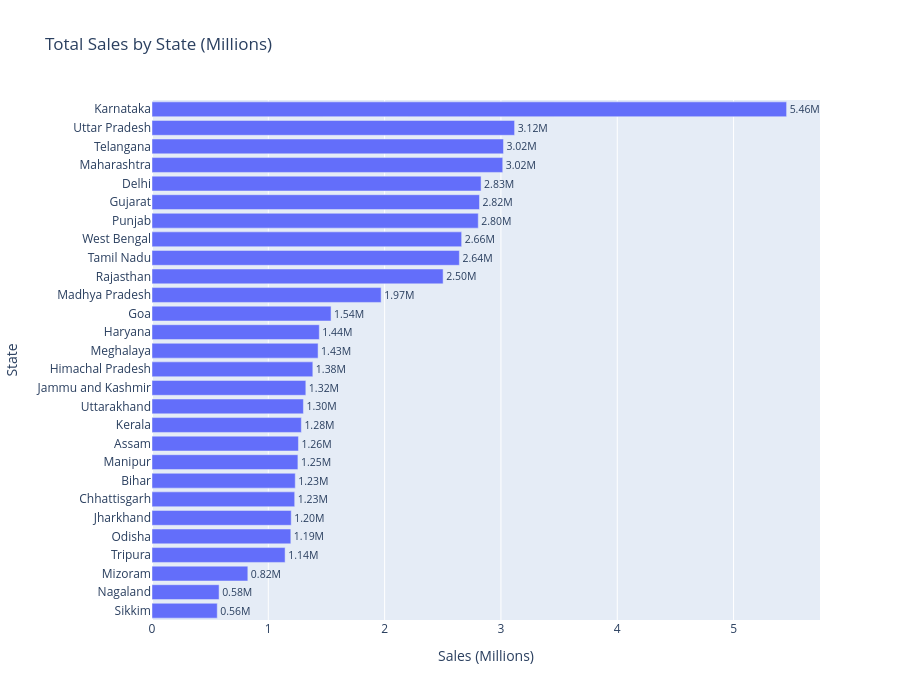

Write notebook code for a chart like this one.
### Code cell
fig = px.bar(
    state_sales,
    x="sales_million",
    y="state",
    orientation="h",
    text="sales_million",
    title="Total Sales by State (Millions)"
)

fig.update_traces(
    texttemplate='%{text:.2f}M',
    textposition='outside'
)

fig.update_layout(
    xaxis_title="Sales (Millions)",
    yaxis_title="State",
    showlegend=False,
    height=700
)

fig.show()

### Figure 1 — Plotly figure (JSON) as saved in the notebook; plotly's stock layout.template omitted (floating-point values rounded to 4 significant figures)
{"data": [{"hovertemplate": "sales_million=%{text}<br>state=%{y}<extra></extra>", "legendgroup": "", "marker": {"color": "#636efa", "pattern": {"shape": ""}}, "name": "", "orientation": "h", "showlegend": false, "text": [0.561, 0.5768, 0.8239, 1.144, 1.194, 1.197, 1.227, 1.232, 1.254, 1.259, 1.284, 1.302, 1.323, 1.383, 1.428, 1.438, 1.539, 1.97, 2.503, 2.643, 2.662, 2.805, 2.816, 2.829, 3.016, 3.022, 3.117, 5.456], "textposition": "outside", "texttemplate": "%{text:.2f}M", "type": "bar", "x": [0.561, 0.5768, 0.8239, 1.144, 1.194, 1.197, 1.227, 1.232, 1.254, 1.259, 1.284, 1.302, 1.323, 1.383, 1.428, 1.438, 1.539, 1.97, 2.503, 2.643, 2.662, 2.805, 2.816, 2.829, 3.016, 3.022, 3.117, 5.456], "xaxis": "x", "y": ["Sikkim", "Nagaland", "Mizoram", "Tripura", "Odisha", "Jharkhand", "Chhattisgarh", "Bihar", "Manipur", "Assam", "Kerala", "Uttarakhand", "Jammu and Kashmir", "Himachal Pradesh", "Meghalaya", "Haryana", "Goa", "Madhya Pradesh", "Rajasthan", "Tamil Nadu", "West Bengal", "Punjab", "Gujarat", "Delhi", "Maharashtra", "Telangana", "Uttar Pradesh", "Karnataka"], "yaxis": "y"}], "layout": {"barmode": "relative", "height": 700, "legend": {"tracegroupgap": 0}, "showlegend": false, "title": {"text": "Total Sales by State (Millions)"}, "xaxis": {"anchor": "y", "domain": [0, 1], "title": {"text": "Sales (Millions)"}}, "yaxis": {"anchor": "x", "domain": [0, 1], "title": {"text": "State"}}}}
